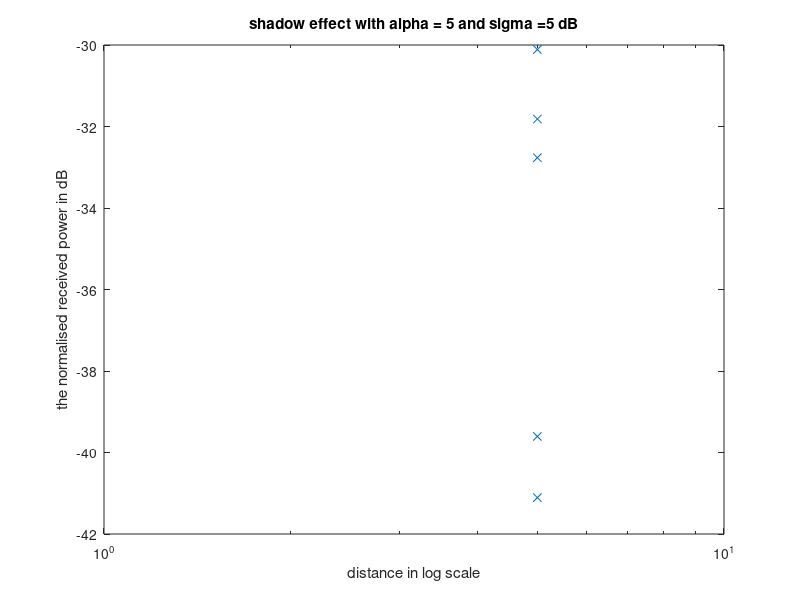

MATLAB code for this plot:
function classpractice21()

clc
clear all

disp('----------------------------------------------------------------------')
disp('-------------------------class practice 2.1----------------------------')
disp('-------------------by Amber-GaoQi on 23/7/26---------------------')
disp('-----------------------------------------------------------------------')

D=input('distance:');   %1:1:100
sigma=input('standard deviation of shadowing in dB:');
N=input('the number of samples for each distance:');
alpha=input('the pathloss exponent,alpha:'); %2:0.5:4

for a=1:length(alpha)
    for m=1:length(D)
        for n=1:N
             PrDB(m,n)=-10*alpha(a)*log10(D(m))+randn*sigma;
        end
    end
    
    figure(a)

    for m=1:length(D)
        semilogx(D(m)*ones(1,N),PrDB(m,:),'x')
        hold on
    end

    xlabel('distance in log scale')
    ylabel('the normalised received power in dB')
    str=sprintf('shadow effect with alpha = %g and sigma =%g dB',alpha,sigma);
    title(str);
end    
end
